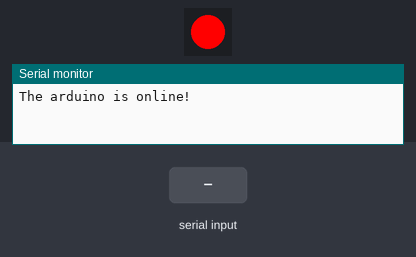
Bench run of a sketch on a simulated Arduino Uno, built with avr-gcc and run on an emulated ATmega328P. On the bench: 1 RGB LEDs in strip order, left to right, the last lines printed to the serial monitor. The test bench sets the inputs (shaded band).

Above: at 1.2 s.
1.3 s: "correct" received over Serial
At 3.5 s:
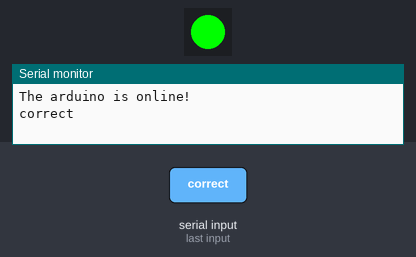
3.8 s: "1" received over Serial
At 5.3 s:
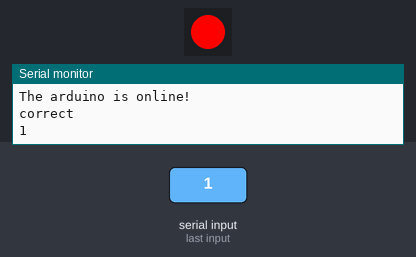
Timing chart, 0 to 6.8 s (numbered marks = the images above; inputs shaded):
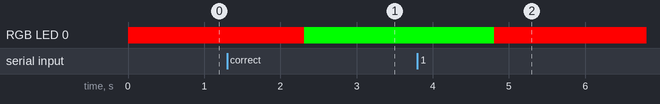

Measured:
- after the input at 1.3 s, RGB LED 0: RGB(255, 0, 0) → RGB(0, 255, 0) after 1.0 s
- after the input at 3.8 s, RGB LED 0: RGB(0, 255, 0) → RGB(255, 0, 0) after 1.0 s

The sketch:

sketch.ino
```cpp
#include <ChainableLED.h>

#define NUM_LEDS 1

ChainableLED leds(3,4, NUM_LEDS);

String pose = "asdasdasd";

void setup() {
  Serial.begin(9600);
  Serial.println("The arduino is online!");
  leds.setColorRGB(0, 255, 0, 0);
}

void loop() {
  // put your main code here, to run repeatedly:

  if (Serial.available()) {
    pose = Serial.readString();
    pose.trim();
    Serial.println(pose);

    if (pose == "correct") {
      leds.setColorRGB(0, 0, 255, 0);
    } else {
      leds.setColorRGB(0, 255, 0, 0);
    }
  }
}
```
